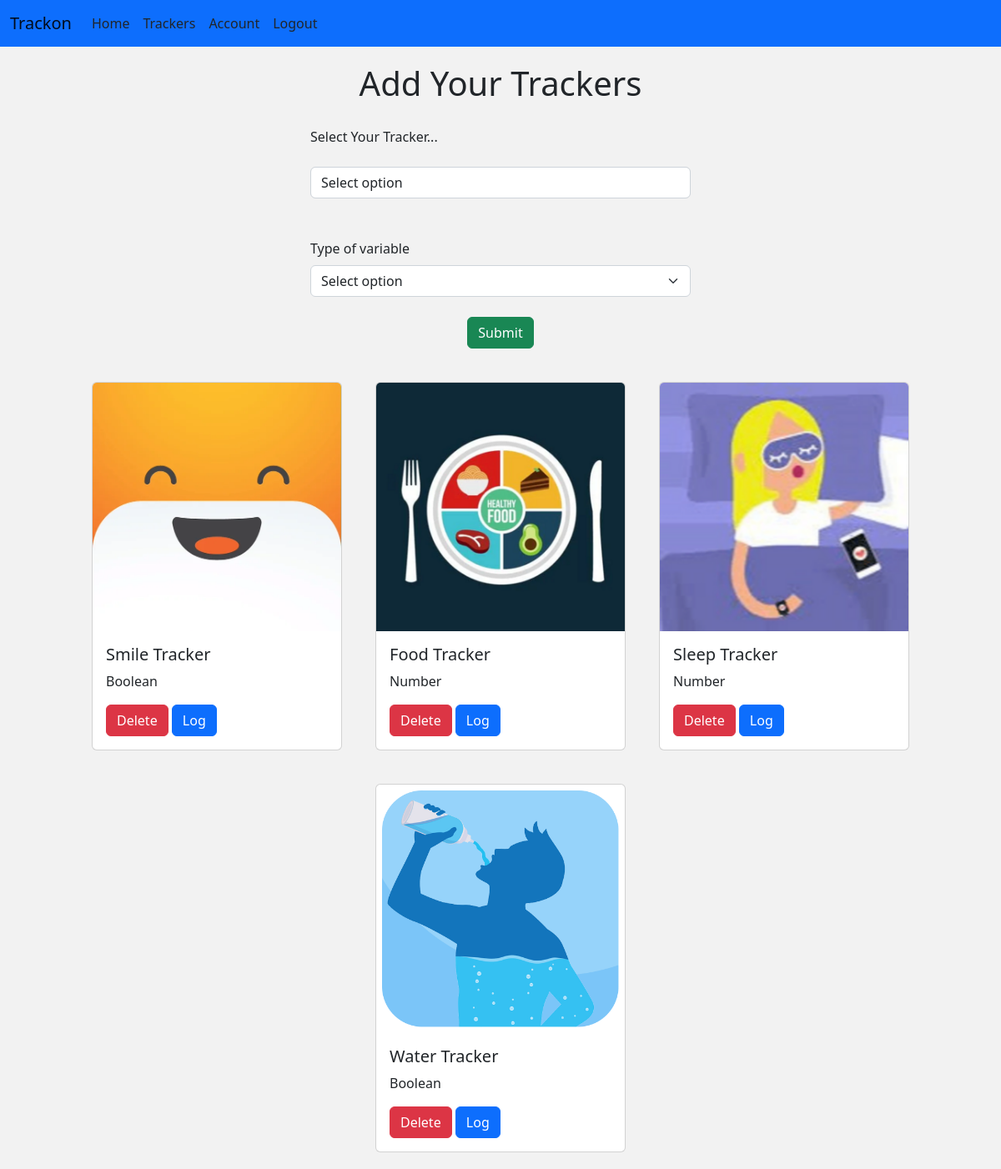
The page /track (signed in) on the database its author committed.
### main/models.py (models this page shows, shortened)
class Tracker(db.Model):
    sno = db.Column(db.Integer, primary_key=True)
    tracker_name = db.Column(db.String(300), nullable=False, unique=True)
    task_value_type = db.Column(db.String(20), nullable=False)
    user_id = db.Column(db.Integer, db.ForeignKey('user.id'))
    logs = db.relationship('Inputaken', backref='tracker', lazy=True)

### main/routes.py (the view, shortened to what this page needs)
@app.route("/track", methods=['GET', 'POST'])
@login_required
def track():
    user = User.query.filter_by(id=current_user.id).first()
    outputpage = user.trackers
    if(len(outputpage) == 0):
        return render_template("track.html", title="Track")
    return render_template('track.html', outpage=outputpage)

### main/models.py (called while the page is built)
@login_manager.user_loader
def load_user(user_id):
    return User.query.get(int(user_id))

### main/templates/track.html (shortened to what this page needs)
{% extends 'base.html' %} {% block content %}
{% if outpage|length <6 %}
 <div class="container track-heading">
  <h1>Add Your Trackers</h1>
  </div>
  <div class="container track-input">
    <form action="/track" method="POST">
      <div class="form">
        <label for="inputState">Select Your Tracker...</label><br /><br />
        <select id="inputState" class="form-control" name="track_variable">
          <option selected>Select option</option>
        </select><br /><br />
        <label for="inputState" class="form-label">Type of variable</label>
        <select id="inputState" class="form-select" name="track_type">
          <option selected>Select option</option>
        </select><br />
        <div class="track-btn">
          <button type="submit" class="btn btn-success">Submit</button>
        </div>
      </div>
    </form>
  </div>
  <div class="container track-card-container">
    {% for inpt in outpage %}
    <div class="card track-card">
      <img class="card-img-top" src="\static\{{inpt.tracker_name}}.png" alt="">
      <div class="card-body">
        <h5 class="card-title">{{inpt.tracker_name}}</h5>
        <p class="card-text">{{inpt.task_value_type}}</p>
        <a href="/track/delete/{{inpt.sno}}" type="button" class="btn btn-danger">Delete</a>
        <a href="/log/{{inpt.sno}}" type="button" class="btn btn-primary">Log</a>
      </div>
    </div>
    {% endfor %}
  </div>
  {% endif %} {% endblock content %}

### main/static/main.css (style rules this page uses)
body { background-color: #f2f2f2; }
.track-input { width: 40%; padding-top: 20px; }
.track-heading { text-align: center; padding-top: 20px; }
.track-btn { text-align: center; }
.track-card-container { display: flex; justify-content: center; align-items: center; flex-wrap: wrap; padding-top: 20px; }
.track-card { width:300px; margin: 20px 20px; }

### rows shown on the page
Tracker: tracker_name (picture), tracker_name "Smile Tracker", task_value_type "Boolean"
Tracker: tracker_name (picture), tracker_name "Food Tracker", task_value_type "Number"
Tracker: tracker_name (picture), tracker_name "Sleep Tracker", task_value_type "Number"
Tracker: tracker_name (picture), tracker_name "Water Tracker", task_value_type "Boolean"
